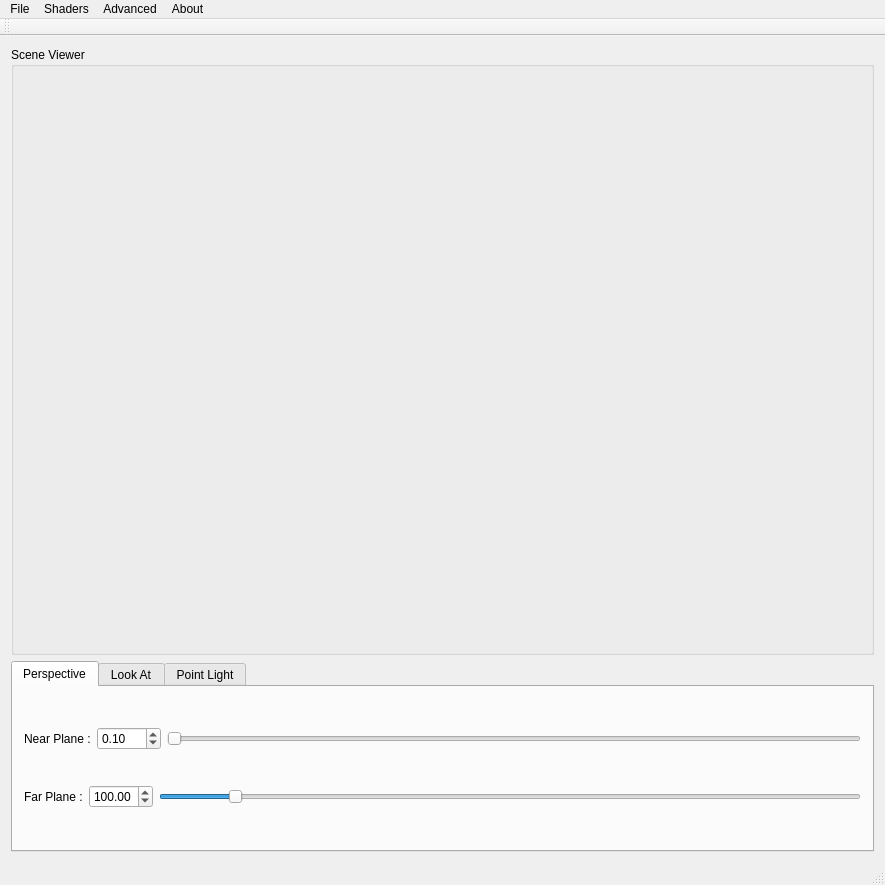
<?xml version="1.0" encoding="UTF-8"?>
<ui version="4.0">
 <class>MainWindow</class>
 <widget class="QMainWindow" name="MainWindow">
  <property name="geometry">
   <rect>
    <x>0</x>
    <y>0</y>
    <width>885</width>
    <height>885</height>
   </rect>
  </property>
  <property name="windowTitle">
   <string>MainWindow</string>
  </property>
  <widget class="QWidget" name="centralWidget">
   <layout class="QGridLayout" name="gridLayout">
    <item row="16" column="0">
     <widget class="QTabWidget" name="mainTabs">
      <property name="sizePolicy">
       <sizepolicy hsizetype="Expanding" vsizetype="Fixed">
        <horstretch>0</horstretch>
        <verstretch>0</verstretch>
       </sizepolicy>
      </property>
      <property name="currentIndex">
       <number>0</number>
      </property>
      <widget class="QWidget" name="perspectiveTab">
       <attribute name="title">
        <string>Perspective</string>
       </attribute>
       <layout class="QGridLayout" name="gridLayout_7">
        <item row="0" column="0">
         <layout class="QHBoxLayout" name="horizontalLayout_4">
          <item>
           <widget class="QLabel" name="label_3">
            <property name="sizePolicy">
             <sizepolicy hsizetype="Fixed" vsizetype="Preferred">
              <horstretch>0</horstretch>
              <verstretch>0</verstretch>
             </sizepolicy>
            </property>
            <property name="text">
             <string>Near Plane :</string>
            </property>
           </widget>
          </item>
          <item>
           <widget class="QDoubleSpinBox" name="persNearSpin">
            <property name="decimals">
             <number>2</number>
            </property>
            <property name="minimum">
             <double>0.000000000000000</double>
            </property>
            <property name="maximum">
             <double>999.000000000000000</double>
            </property>
            <property name="singleStep">
             <double>0.100000000000000</double>
            </property>
            <property name="value">
             <double>0.100000000000000</double>
            </property>
           </widget>
          </item>
          <item>
           <widget class="QSlider" name="persNearSlider">
            <property name="maximum">
             <number>99900</number>
            </property>
            <property name="value">
             <number>10</number>
            </property>
            <property name="orientation">
             <enum>Qt::Horizontal</enum>
            </property>
           </widget>
          </item>
         </layout>
        </item>
        <item row="1" column="0">
         <layout class="QHBoxLayout" name="horizontalLayout_5">
          <item>
           <widget class="QLabel" name="label_4">
            <property name="sizePolicy">
             <sizepolicy hsizetype="Fixed" vsizetype="Preferred">
              <horstretch>0</horstretch>
              <verstretch>0</verstretch>
             </sizepolicy>
            </property>
            <property name="text">
             <string>Far Plane :</string>
            </property>
           </widget>
          </item>
          <item>
           <widget class="QDoubleSpinBox" name="persFarSpin">
            <property name="minimum">
             <double>0.000000000000000</double>
            </property>
            <property name="maximum">
             <double>999.000000000000000</double>
            </property>
            <property name="singleStep">
             <double>0.100000000000000</double>
            </property>
            <property name="value">
             <double>100.000000000000000</double>
            </property>
           </widget>
          </item>
          <item>
           <widget class="QSlider" name="persFarSlider">
            <property name="maximum">
             <number>99900</number>
            </property>
            <property name="value">
             <number>10000</number>
            </property>
            <property name="orientation">
             <enum>Qt::Horizontal</enum>
            </property>
           </widget>
          </item>
         </layout>
        </item>
       </layout>
      </widget>
      <widget class="QWidget" name="lookAtTab">
       <attribute name="title">
        <string>Look At</string>
       </attribute>
       <layout class="QGridLayout" name="gridLayout_3">
        <item row="0" column="0">
         <layout class="QHBoxLayout" name="horizontalLayout_6">
          <item>
           <widget class="QLabel" name="label_5">
            <property name="sizePolicy">
             <sizepolicy hsizetype="Fixed" vsizetype="Preferred">
              <horstretch>0</horstretch>
              <verstretch>0</verstretch>
             </sizepolicy>
            </property>
            <property name="text">
             <string>Eye (X,Y,Z) :</string>
            </property>
           </widget>
          </item>
          <item>
           <widget class="QDoubleSpinBox" name="lookEyeXSpin">
            <property name="minimum">
             <double>-99999.000000000000000</double>
            </property>
            <property name="maximum">
             <double>99999.000000000000000</double>
            </property>
            <property name="singleStep">
             <double>0.100000000000000</double>
            </property>
            <property name="value">
             <double>0.000000000000000</double>
            </property>
           </widget>
          </item>
          <item>
           <widget class="QDoubleSpinBox" name="lookEyeYSpin">
            <property name="minimum">
             <double>-99999.000000000000000</double>
            </property>
            <property name="maximum">
             <double>99999.000000000000000</double>
            </property>
            <property name="singleStep">
             <double>0.100000000000000</double>
            </property>
            <property name="value">
             <double>0.000000000000000</double>
            </property>
           </widget>
          </item>
          <item>
           <widget class="QDoubleSpinBox" name="lookEyeZSpin">
            <property name="minimum">
             <double>-99999.000000000000000</double>
            </property>
            <property name="maximum">
             <double>99999.000000000000000</double>
            </property>
            <property name="singleStep">
             <double>0.100000000000000</double>
            </property>
            <property name="value">
             <double>1.000000000000000</double>
            </property>
           </widget>
          </item>
         </layout>
        </item>
        <item row="1" column="0">
         <layout class="QHBoxLayout" name="horizontalLayout_7">
          <item>
           <widget class="QLabel" name="label_6">
            <property name="sizePolicy">
             <sizepolicy hsizetype="Fixed" vsizetype="Preferred">
              <horstretch>0</horstretch>
              <verstretch>0</verstretch>
             </sizepolicy>
            </property>
            <property name="text">
             <string>Center (X,Y,Z) :</string>
            </property>
           </widget>
          </item>
          <item>
           <widget class="QDoubleSpinBox" name="lookCenterXSpin">
            <property name="minimum">
             <double>-99999.000000000000000</double>
            </property>
            <property name="maximum">
             <double>99999.000000000000000</double>
            </property>
            <property name="singleStep">
             <double>0.100000000000000</double>
            </property>
           </widget>
          </item>
          <item>
           <widget class="QDoubleSpinBox" name="lookCenterYSpin">
            <property name="minimum">
             <double>-99999.000000000000000</double>
            </property>
            <property name="maximum">
             <double>99999.000000000000000</double>
            </property>
            <property name="singleStep">
             <double>0.100000000000000</double>
            </property>
           </widget>
          </item>
          <item>
           <widget class="QDoubleSpinBox" name="lookCenterZSpin">
            <property name="minimum">
             <double>-99999.000000000000000</double>
            </property>
            <property name="maximum">
             <double>99999.000000000000000</double>
            </property>
            <property name="singleStep">
             <double>0.100000000000000</double>
            </property>
           </widget>
          </item>
         </layout>
        </item>
        <item row="2" column="0">
         <layout class="QHBoxLayout" name="horizontalLayout_8">
          <item>
           <widget class="QLabel" name="label_7">
            <property name="sizePolicy">
             <sizepolicy hsizetype="Fixed" vsizetype="Preferred">
              <horstretch>0</horstretch>
              <verstretch>0</verstretch>
             </sizepolicy>
            </property>
            <property name="text">
             <string>Up (X,Y,Z) :</string>
            </property>
           </widget>
          </item>
          <item>
           <widget class="QDoubleSpinBox" name="lookUpXSpin">
            <property name="minimum">
             <double>-99999.000000000000000</double>
            </property>
            <property name="maximum">
             <double>99999.000000000000000</double>
            </property>
            <property name="singleStep">
             <double>0.100000000000000</double>
            </property>
           </widget>
          </item>
          <item>
           <widget class="QDoubleSpinBox" name="lookUpYSpin">
            <property name="minimum">
             <double>-99999.000000000000000</double>
            </property>
            <property name="maximum">
             <double>99999.000000000000000</double>
            </property>
            <property name="singleStep">
             <double>0.100000000000000</double>
            </property>
            <property name="value">
             <double>1.000000000000000</double>
            </property>
           </widget>
          </item>
          <item>
           <widget class="QDoubleSpinBox" name="lookUpZSpin">
            <property name="minimum">
             <double>-99999.000000000000000</double>
            </property>
            <property name="maximum">
             <double>99999.000000000000000</double>
            </property>
            <property name="singleStep">
             <double>0.100000000000000</double>
            </property>
           </widget>
          </item>
         </layout>
        </item>
       </layout>
      </widget>
      <widget class="QWidget" name="diffuseLightTab">
       <attribute name="title">
        <string>Point Light</string>
       </attribute>
       <layout class="QGridLayout" name="gridLayout_5">
        <item row="1" column="0">
         <layout class="QHBoxLayout" name="horizontalLayout_14">
          <item>
           <widget class="QLabel" name="label_12">
            <property name="sizePolicy">
             <sizepolicy hsizetype="Fixed" vsizetype="Preferred">
              <horstretch>0</horstretch>
              <verstretch>0</verstretch>
             </sizepolicy>
            </property>
            <property name="text">
             <string>Ia :</string>
            </property>
           </widget>
          </item>
          <item>
           <widget class="QDoubleSpinBox" name="lightIa1Spin">
            <property name="singleStep">
             <double>0.100000000000000</double>
            </property>
            <property name="value">
             <double>0.000000000000000</double>
            </property>
           </widget>
          </item>
          <item>
           <widget class="QDoubleSpinBox" name="lightIa2Spin">
            <property name="singleStep">
             <double>0.100000000000000</double>
            </property>
            <property name="value">
             <double>1.000000000000000</double>
            </property>
           </widget>
          </item>
          <item>
           <widget class="QDoubleSpinBox" name="lightIa3Spin">
            <property name="singleStep">
             <double>0.100000000000000</double>
            </property>
            <property name="value">
             <double>0.000000000000000</double>
            </property>
           </widget>
          </item>
         </layout>
        </item>
        <item row="3" column="0">
         <layout class="QHBoxLayout" name="horizontalLayout_41">
          <item>
           <widget class="QLabel" name="label_21">
            <property name="sizePolicy">
             <sizepolicy hsizetype="Fixed" vsizetype="Preferred">
              <horstretch>0</horstretch>
              <verstretch>0</verstretch>
             </sizepolicy>
            </property>
            <property name="text">
             <string>Is :</string>
            </property>
           </widget>
          </item>
          <item>
           <widget class="QDoubleSpinBox" name="lightIs1Spin">
            <property name="singleStep">
             <double>0.100000000000000</double>
            </property>
            <property name="value">
             <double>0.000000000000000</double>
            </property>
           </widget>
          </item>
          <item>
           <widget class="QDoubleSpinBox" name="lightIs2Spin">
            <property name="singleStep">
             <double>0.100000000000000</double>
            </property>
            <property name="value">
             <double>1.000000000000000</double>
            </property>
           </widget>
          </item>
          <item>
           <widget class="QDoubleSpinBox" name="lightIs3Spin">
            <property name="singleStep">
             <double>0.100000000000000</double>
            </property>
            <property name="value">
             <double>0.000000000000000</double>
            </property>
           </widget>
          </item>
         </layout>
        </item>
        <item row="4" column="0">
         <layout class="QHBoxLayout" name="horizontalLayout_42">
          <item>
           <widget class="QLabel" name="label_421">
            <property name="sizePolicy">
             <sizepolicy hsizetype="Fixed" vsizetype="Preferred">
              <horstretch>0</horstretch>
              <verstretch>0</verstretch>
             </sizepolicy>
            </property>
            <property name="text">
             <string>Atenuation :</string>
            </property>
           </widget>
          </item>
          <item>
           <widget class="QDoubleSpinBox" name="lightCoefA">
            <property name="singleStep">
             <double>0.100000000000000</double>
            </property>
            <property name="value">
             <double>0.000000000000000</double>
            </property>
           </widget>
          </item>
          <item>
           <widget class="QDoubleSpinBox" name="lightCoefB">
            <property name="singleStep">
             <double>0.100000000000000</double>
            </property>
            <property name="value">
             <double>0.000000000000000</double>
            </property>
           </widget>
          </item>
          <item>
           <widget class="QDoubleSpinBox" name="lightCoefC">
            <property name="singleStep">
             <double>0.100000000000000</double>
            </property>
            <property name="value">
             <double>1.000000000000000</double>
            </property>
           </widget>
          </item>
         </layout>
        </item>
        <item row="0" column="0">
         <layout class="QHBoxLayout" name="horizontalLayout_13">
          <item>
           <widget class="QLabel" name="label_11">
            <property name="sizePolicy">
             <sizepolicy hsizetype="Fixed" vsizetype="Preferred">
              <horstretch>0</horstretch>
              <verstretch>0</verstretch>
             </sizepolicy>
            </property>
            <property name="text">
             <string>Position (X,Y,Z) :</string>
            </property>
           </widget>
          </item>
          <item>
           <widget class="QDoubleSpinBox" name="lightPosXSpin">
            <property name="minimum">
             <double>-99999.000000000000000</double>
            </property>
            <property name="maximum">
             <double>99999.000000000000000</double>
            </property>
            <property name="singleStep">
             <double>0.100000000000000</double>
            </property>
            <property name="value">
             <double>-25.000000000000000</double>
            </property>
           </widget>
          </item>
          <item>
           <widget class="QDoubleSpinBox" name="lightPosYSpin">
            <property name="minimum">
             <double>-99999.000000000000000</double>
            </property>
            <property name="maximum">
             <double>99999.000000000000000</double>
            </property>
            <property name="singleStep">
             <double>0.100000000000000</double>
            </property>
            <property name="value">
             <double>25.000000000000000</double>
            </property>
           </widget>
          </item>
          <item>
           <widget class="QDoubleSpinBox" name="lightPosZSpin">
            <property name="minimum">
             <double>-99999.000000000000000</double>
            </property>
            <property name="maximum">
             <double>99999.000000000000000</double>
            </property>
            <property name="singleStep">
             <double>0.100000000000000</double>
            </property>
            <property name="value">
             <double>25.000000000000000</double>
            </property>
           </widget>
          </item>
         </layout>
        </item>
        <item row="2" column="0">
         <layout class="QHBoxLayout" name="horizontalLayout_15">
          <item>
           <widget class="QLabel" name="label_13">
            <property name="sizePolicy">
             <sizepolicy hsizetype="Fixed" vsizetype="Preferred">
              <horstretch>0</horstretch>
              <verstretch>0</verstretch>
             </sizepolicy>
            </property>
            <property name="text">
             <string>Id :</string>
            </property>
           </widget>
          </item>
          <item>
           <widget class="QDoubleSpinBox" name="lightId1Spin">
            <property name="singleStep">
             <double>0.100000000000000</double>
            </property>
            <property name="value">
             <double>1.000000000000000</double>
            </property>
           </widget>
          </item>
          <item>
           <widget class="QDoubleSpinBox" name="lightId2Spin">
            <property name="singleStep">
             <double>0.100000000000000</double>
            </property>
            <property name="value">
             <double>1.000000000000000</double>
            </property>
           </widget>
          </item>
          <item>
           <widget class="QDoubleSpinBox" name="lightId3Spin">
            <property name="singleStep">
             <double>0.100000000000000</double>
            </property>
            <property name="value">
             <double>1.000000000000000</double>
            </property>
           </widget>
          </item>
         </layout>
        </item>
       </layout>
      </widget>
     </widget>
    </item>
    <item row="15" column="0">
     <widget class="QGroupBox" name="groupBox">
      <property name="sizePolicy">
       <sizepolicy hsizetype="Preferred" vsizetype="Expanding">
        <horstretch>0</horstretch>
        <verstretch>0</verstretch>
       </sizepolicy>
      </property>
      <property name="maximumSize">
       <size>
        <width>85000</width>
        <height>85000</height>
       </size>
      </property>
      <property name="title">
       <string>Scene Viewer</string>
      </property>
      <layout class="QGridLayout" name="gridLayout_2">
       <property name="leftMargin">
        <number>0</number>
       </property>
       <property name="topMargin">
        <number>0</number>
       </property>
       <property name="rightMargin">
        <number>0</number>
       </property>
       <property name="bottomMargin">
        <number>0</number>
       </property>
       <property name="spacing">
        <number>0</number>
       </property>
      </layout>
     </widget>
    </item>
   </layout>
  </widget>
  <widget class="QMenuBar" name="menuBar">
   <property name="geometry">
    <rect>
     <x>0</x>
     <y>0</y>
     <width>885</width>
     <height>22</height>
    </rect>
   </property>
   <widget class="QMenu" name="menuModels">
    <property name="title">
     <string>File</string>
    </property>
    <addaction name="separator"/>
    <addaction name="action_obre_fitxer"/>
    <addaction name="action_obre_escena"/>
    <addaction name="action_obre_dades"/>
    <addaction name="separator"/>
    <addaction name="actionLoadSetUp"/>
    <addaction name="separator"/>
    <addaction name="action_save_frame_as_image"/>
    <addaction name="action_start_and_save_animation"/>
    <addaction name="separator"/>
    <addaction name="action_exit"/>
    <addaction name="separator"/>
   </widget>
   <widget class="QMenu" name="menuShaders">
    <property name="title">
     <string>Shaders</string>
    </property>
    <addaction name="actionColor_Shader"/>
    <addaction name="actionNormal_Shader"/>
    <addaction name="action_depth"/>
    <addaction name="separator"/>
    <addaction name="action_gouraud"/>
    <addaction name="action_phong"/>
    <addaction name="separator"/>
    <addaction name="actionGouraud_Blinn_Phong_Shader"/>
    <addaction name="actionBlinn_Phong_Shader"/>
    <addaction name="separator"/>
    <addaction name="action_toon"/>
   </widget>
   <widget class="QMenu" name="menuAdvanced">
    <property name="title">
     <string>Advanced</string>
    </property>
    <addaction name="separator"/>
    <addaction name="action_environmental_mapping"/>
    <addaction name="separator"/>
    <addaction name="action_reflections"/>
    <addaction name="action_transparencies"/>
    <addaction name="separator"/>
    <addaction name="actionCentered_Target"/>
    <addaction name="actionHighlight_Region"/>
   </widget>
   <widget class="QMenu" name="menuAbout">
    <property name="title">
     <string>About</string>
    </property>
    <addaction name="actionAbout"/>
   </widget>
   <addaction name="menuModels"/>
   <addaction name="menuShaders"/>
   <addaction name="menuAdvanced"/>
   <addaction name="menuAbout"/>
  </widget>
  <widget class="QToolBar" name="mainToolBar">
   <attribute name="toolBarArea">
    <enum>TopToolBarArea</enum>
   </attribute>
   <attribute name="toolBarBreak">
    <bool>false</bool>
   </attribute>
  </widget>
  <widget class="QStatusBar" name="statusBar"/>
  <action name="action_phong">
   <property name="text">
    <string>Phong Shader</string>
   </property>
   <property name="toolTip">
    <string>Activar Phong Shader</string>
   </property>
   <property name="shortcut">
    <string>Alt+4</string>
   </property>
  </action>
  <action name="action_gouraud">
   <property name="text">
    <string>Gouraud-Phong Shader</string>
   </property>
   <property name="toolTip">
    <string>Activar Gouraud Shader</string>
   </property>
   <property name="shortcut">
    <string>Alt+3</string>
   </property>
  </action>
  <action name="action_toon">
   <property name="text">
    <string>Cell Shader</string>
   </property>
   <property name="toolTip">
    <string>Activar Toon Shader</string>
   </property>
   <property name="shortcut">
    <string>Alt+7</string>
   </property>
  </action>
  <action name="action_obre_fitxer">
   <property name="text">
    <string>Open .obj</string>
   </property>
   <property name="toolTip">
    <string>Obre Fitxer .obj</string>
   </property>
   <property name="shortcut">
    <string>Ctrl+F</string>
   </property>
  </action>
  <action name="action_environmental_mapping">
   <property name="text">
    <string>Environmental-mapping</string>
   </property>
   <property name="shortcut">
    <string>Ctrl+4</string>
   </property>
  </action>
  <action name="action_transparencies">
   <property name="text">
    <string>Transparencies</string>
   </property>
   <property name="shortcut">
    <string>Ctrl+5</string>
   </property>
  </action>
  <action name="action_afegeix_llum_puntual">
   <property name="text">
    <string>Afegeix Llum</string>
   </property>
  </action>
  <action name="action_save_frame_as_image">
   <property name="text">
    <string>Save Frame as Image</string>
   </property>
  </action>
  <action name="action_obre_escena">
   <property name="text">
    <string>Open Virtual Scene</string>
   </property>
   <property name="shortcut">
    <string>Ctrl+E</string>
   </property>
  </action>
  <action name="action_start_and_save_animation">
   <property name="text">
    <string>Start and Save Animation</string>
   </property>
  </action>
  <action name="action_exit">
   <property name="text">
    <string>Exit</string>
   </property>
   <property name="shortcut">
    <string>Ctrl+Q</string>
   </property>
  </action>
  <action name="actionLoadSetUp">
   <property name="enabled">
    <bool>false</bool>
   </property>
   <property name="text">
    <string>Load SetUp</string>
   </property>
  </action>
  <action name="action_obre_dades">
   <property name="text">
    <string>Open Data File</string>
   </property>
   <property name="shortcut">
    <string>Ctrl+D</string>
   </property>
  </action>
  <action name="action_depth">
   <property name="text">
    <string>Depth Shader</string>
   </property>
   <property name="shortcut">
    <string>Alt+2</string>
   </property>
  </action>
  <action name="actionColor_Shader">
   <property name="text">
    <string>Color Shader</string>
   </property>
   <property name="shortcut">
    <string>Alt+0</string>
   </property>
  </action>
  <action name="actionNormal_Shader">
   <property name="text">
    <string>Normal Shader</string>
   </property>
   <property name="shortcut">
    <string>Alt+1</string>
   </property>
  </action>
  <action name="actionBlinn_Phong_Shader">
   <property name="text">
    <string>Blinn-Phong Shader</string>
   </property>
   <property name="shortcut">
    <string>Alt+6</string>
   </property>
  </action>
  <action name="actionGouraud_Blinn_Phong_Shader">
   <property name="text">
    <string>Gouraud-Blinn-Phong Shader</string>
   </property>
   <property name="shortcut">
    <string>Alt+5</string>
   </property>
  </action>
  <action name="action_reflections">
   <property name="text">
    <string>Reflections</string>
   </property>
  </action>
  <action name="actionAbout">
   <property name="text">
    <string>About</string>
   </property>
  </action>
  <action name="actionCentered_Target">
   <property name="text">
    <string>Night vision</string>
   </property>
  </action>
  <action name="actionHighlight_Region">
   <property name="text">
    <string>Fornite Storm</string>
   </property>
  </action>
 </widget>
 <layoutdefault spacing="6" margin="11"/>
 <tabstops>
  <tabstop>mainTabs</tabstop>
  <tabstop>persNearSpin</tabstop>
  <tabstop>persNearSlider</tabstop>
  <tabstop>persFarSpin</tabstop>
  <tabstop>persFarSlider</tabstop>
  <tabstop>lookEyeXSpin</tabstop>
  <tabstop>lookEyeYSpin</tabstop>
  <tabstop>lookEyeZSpin</tabstop>
  <tabstop>lookCenterXSpin</tabstop>
  <tabstop>lookCenterYSpin</tabstop>
  <tabstop>lookCenterZSpin</tabstop>
  <tabstop>lookUpXSpin</tabstop>
  <tabstop>lookUpYSpin</tabstop>
  <tabstop>lookUpZSpin</tabstop>
  <tabstop>lightPosXSpin</tabstop>
  <tabstop>lightPosYSpin</tabstop>
  <tabstop>lightPosZSpin</tabstop>
  <tabstop>lightIa1Spin</tabstop>
  <tabstop>lightIa2Spin</tabstop>
  <tabstop>lightIa3Spin</tabstop>
  <tabstop>lightId1Spin</tabstop>
  <tabstop>lightId2Spin</tabstop>
  <tabstop>lightId3Spin</tabstop>
  <tabstop>lightIs2Spin</tabstop>
  <tabstop>lightIs3Spin</tabstop>
 </tabstops>
 <resources/>
 <connections/>
</ui>
